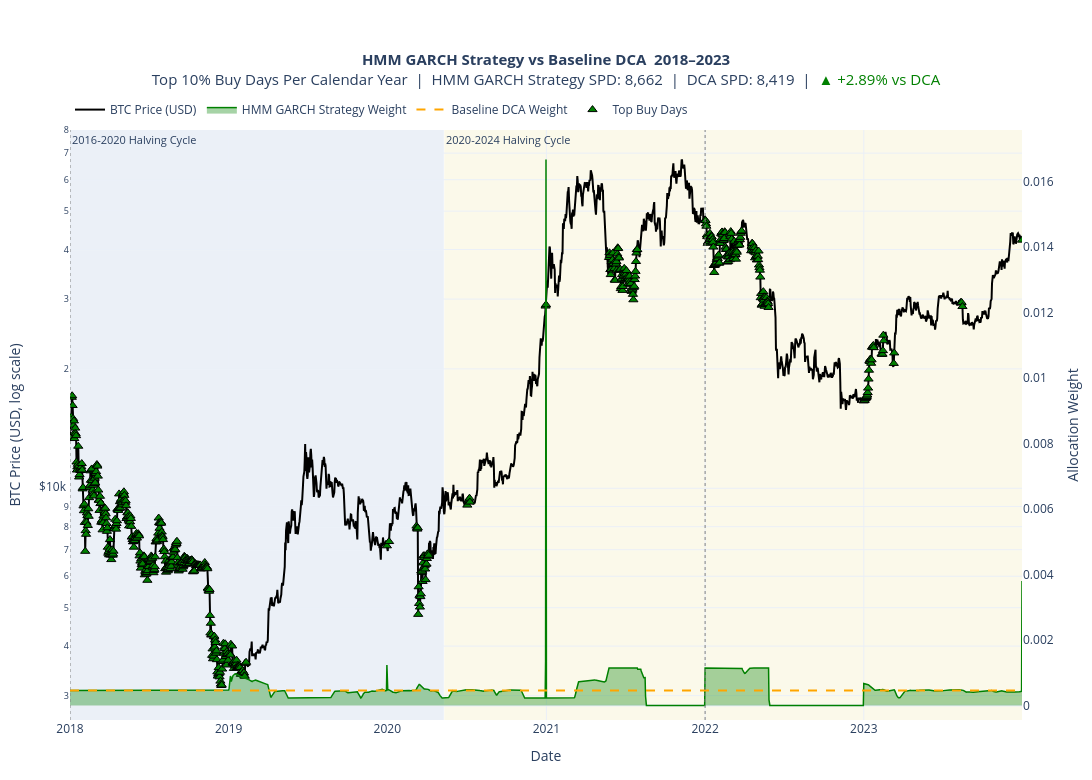

The cell this chart's notebook holds for it:
### Code cell
from stacksats import UniformStrategy, ComparisonConfig

hmm_yearly = []
uniform_yearly = []
uniform_strategy = UniformStrategy()

for year in range(2018, 2024):
    hmm = strategy_utils.export_one_year(hmm2, btc_df_pl, year, runner)
    if hmm is not None:
        hmm_yearly.append(hmm)

    uniform_result = strategy_utils.export_one_year(uniform_strategy, btc_df_pl, year, runner)
    if uniform_result is not None:
        uniform_yearly.append(uniform_result)

print("HMM-GARCH valid yearly exports:", len(hmm_yearly))
print("Uniform valid yearly exports:", len(uniform_yearly))
if not hmm_yearly:
    raise ValueError("No valid HMM-GARCH exports were produced.")

if not uniform_yearly:
    raise ValueError("No valid Uniform exports were produced.")

hmm_all = pl.concat(hmm_yearly).rename({"weight": "hmm_weight_raw"})
uniform_all = pl.concat(uniform_yearly).rename({"weight": "baseline_weight_raw"})

print("HMM-GARCH combined rows:", hmm_all.height)
print("Uniform combined rows:", uniform_all.height)
merged = (
    hmm_all
    .select(["date", "price_usd", "hmm_weight_raw"])
    .join(
        uniform_all.select(["date", "baseline_weight_raw"]),
        on="date",
        how="inner"
    )
    .sort("date")
)

print("Merged rows:", merged.height)

merged.head()
hmm_sum = merged["hmm_weight_raw"].sum()
uniform_sum = merged["baseline_weight_raw"].sum()

merged = merged.with_columns([
    (pl.col("hmm_weight_raw") / hmm_sum).alias("hmm_weight"),
    (pl.col("baseline_weight_raw") / uniform_sum).alias("baseline_weight"),
])

print("HMM-GARCH normalized weight sum:", merged["hmm_weight"].sum())
print("Uniform normalized weight sum:", merged["baseline_weight"].sum())
total_budget_usd = 1000.0

merged = merged.with_columns([
    (pl.col("hmm_weight") * total_budget_usd).alias("hmm_usd"),
    (pl.col("baseline_weight") * total_budget_usd).alias("baseline_usd"),
])

merged = merged.with_columns([
    (pl.col("hmm_usd") / pl.col("price_usd")).alias("btc_accum_hmm"),
    (pl.col("baseline_usd") / pl.col("price_usd")).alias("btc_accum_baseline"),
])

merged = merged.with_columns([
    (pl.col("btc_accum_hmm") * 100_000_000).alias("sats_accum_hmm"),
    (pl.col("btc_accum_baseline") * 100_000_000).alias("sats_accum_baseline"),
])

merged = merged.with_columns([
    (pl.col("sats_accum_hmm") / pl.col("hmm_usd")).alias("sats_per_dollar_hmm"),
    (pl.col("sats_accum_baseline") / pl.col("baseline_usd")).alias("sats_per_dollar_baseline"),
])

total_dynamic_btc = merged["btc_accum_hmm"].sum()
total_baseline_btc = merged["btc_accum_baseline"].sum()

sats_per_dollar_dynamic = (total_dynamic_btc / total_budget_usd) * 100_000_000
sats_per_dollar_baseline = (total_baseline_btc / total_budget_usd) * 100_000_000

pct_diff_vs_baseline = (
    (total_dynamic_btc - total_baseline_btc) / total_baseline_btc
) * 100

performance_label = "better" if pct_diff_vs_baseline > 0 else "worse"

print(f"Total BTC accumulated, hmm: {total_dynamic_btc:.6f}")
print(f"Total BTC accumulated, Uniform: {total_baseline_btc:.6f}")
print(f"Sats per dollar, hmm: {sats_per_dollar_dynamic:.2f}")
print(f"Sats per dollar, Uniform: {sats_per_dollar_baseline:.2f}")
print(f"hmm performed {abs(pct_diff_vs_baseline):.2f}% {performance_label} than Uniform")
def assign_cycle_label(date):
    for cycle in plots.calendar_cycles:
        start = pd.to_datetime(cycle["start"])
        end = pd.to_datetime(cycle["end"])
        if start <= date <= end:
            return cycle["label"]
    return "Outside cycle"


plot_df = merged.to_pandas()
plot_df["date"] = pd.to_datetime(plot_df["date"])
plot_df["year"] = plot_df["date"].dt.year
plot_df["cycle_label"] = plot_df["date"].apply(assign_cycle_label)

plot_df.head()
top_buy_points_list = []

for year, year_df in plot_df.groupby("year"):
    threshold = year_df["hmm_weight"].quantile(0.90)

    top_year_df = year_df[year_df["hmm_weight"] >= threshold].copy()
    top_year_df["top_buy_threshold_year"] = threshold

    top_buy_points_list.append(top_year_df)

top_buy_points = pd.concat(top_buy_points_list, ignore_index=True)

top_buy_points = top_buy_points.sort_values(
    ["year", "hmm_weight"],
    ascending=[True, False]
)

print("Top buy points:", len(top_buy_points))
top_buy_points[["date", "year", "price_usd", "hmm_weight", "top_buy_threshold_year"]].head()

cols = plots.StrategyColumns(
    weight="hmm_weight",
    spd="sats_per_dollar_hmm",
    sats_accum="sats_accum_hmm",
)

# Full period
full_plot = plots.plot_strategy_full_period(plot_df, cols, "HMM GARCH Strategy", ("2018-01-01", "2023-12-31"))
plt.show()

### Figure 1 — Plotly figure (JSON) as saved in the notebook; plotly's stock layout.template omitted (floating-point values rounded to 4 significant figures; data arrays with more than 128 entries replaced by an {"elided": "..."} marker saying what was removed)
{"data": [{"customdata": {"elided": "2190x8 mixed values"}, "hovertemplate": "<b>Date</b>: %{x|%Y-%m-%d}<br><b>Year</b>: %{customdata[0]}<br><b>Cycle</b>: %{customdata[1]}<br><b>BTC Price</b>: $%{y:,.2f}<br><b>HMM GARCH Strategy Weight</b>: %{customdata[2]:.8f}<br><b>DCA Weight</b>: %{customdata[3]:.8f}<br><b>HMM GARCH Strategy sats/$</b>: %{customdata[4]:,.2f}<br><b>DCA sats/$</b>: %{customdata[5]:,.2f}<br><b>HMM GARCH Strategy sats accum.</b>: %{customdata[6]:,.2f}<br><b>DCA sats accum.</b>: %{customdata[7]:,.2f}<extra></extra>", "line": {"color": "black", "width": 2}, "mode": "lines", "name": "BTC Price (USD)", "type": "scatter", "x": {"elided": "2190 str values"}, "y": {"elided": "2190 float values"}, "yaxis": "y"}, {"customdata": {"elided": "2190x5 mixed values"}, "fill": "tozeroy", "fillcolor": "rgba(0, 128, 0, 0.35)", "hovertemplate": "<b>Date</b>: %{x|%Y-%m-%d}<br><b>Year</b>: %{customdata[0]}<br><b>Cycle</b>: %{customdata[1]}<br><b>HMM GARCH Strategy Weight</b>: %{y:.8f}<br><b>BTC Price</b>: $%{customdata[2]:,.2f}<br><b>HMM GARCH Strategy sats/$</b>: %{customdata[3]:,.2f}<br><b>HMM GARCH Strategy sats accum.</b>: %{customdata[4]:,.2f}<extra></extra>", "line": {"color": "green", "width": 1.5}, "mode": "lines", "name": "HMM GARCH Strategy Weight", "type": "scatter", "x": {"elided": "2190 str values"}, "y": {"elided": "2190 float values"}, "yaxis": "y2"}, {"customdata": {"elided": "2190x5 mixed values"}, "hovertemplate": "<b>Date</b>: %{x|%Y-%m-%d}<br><b>Year</b>: %{customdata[0]}<br><b>Cycle</b>: %{customdata[1]}<br><b>DCA Weight</b>: %{y:.8f}<br><b>BTC Price</b>: $%{customdata[2]:,.2f}<br><b>DCA sats/$</b>: %{customdata[3]:,.2f}<br><b>DCA sats accum.</b>: %{customdata[4]:,.2f}<extra></extra>", "line": {"color": "orange", "dash": "dash", "width": 2}, "mode": "lines", "name": "Baseline DCA Weight", "type": "scatter", "x": {"elided": "2190 str values"}, "y": {"elided": "2190 float values"}, "yaxis": "y2"}, {"customdata": {"elided": "668x3 float values"}, "hovertemplate": "<b>Top Buy Date</b>: %{x|%Y-%m-%d}<br><b>Year</b>: %{customdata[0]}<br><b>BTC Price</b>: $%{y:,.2f}<br><b>HMM GARCH Strategy Weight</b>: %{customdata[1]:.8f}<br><b>Year Threshold</b>: %{customdata[2]:.8f}<extra></extra>", "marker": {"color": "green", "line": {"color": "black", "width": 1}, "size": 8, "symbol": "triangle-up"}, "mode": "markers", "name": "Top Buy Days", "type": "scatter", "x": {"elided": "668 str values"}, "y": {"elided": "668 float values"}, "yaxis": "y"}], "layout": {"annotations": [{"font": {"size": 11}, "showarrow": false, "text": "2016-2020 Halving Cycle", "x": "2018-01-01T00:00:00", "xanchor": "left", "xref": "x", "y": 1, "yanchor": "top", "yref": "y domain"}, {"font": {"size": 11}, "showarrow": false, "text": "2020-2024 Halving Cycle", "x": "2020-05-11T00:00:00", "xanchor": "left", "xref": "x", "y": 1, "yanchor": "top", "yref": "y domain"}], "height": 780, "hovermode": "x unified", "legend": {"orientation": "h", "x": 0, "xanchor": "left", "y": 1.01, "yanchor": "bottom"}, "margin": {"b": 60, "l": 70, "r": 70, "t": 130}, "shapes": [{"fillcolor": "rgba(176, 196, 222, 0.25)", "layer": "below", "line": {"width": 0}, "opacity": 1, "type": "rect", "x0": "2018-01-01T00:00:00", "x1": "2020-05-10T00:00:00", "xref": "x", "y0": 0, "y1": 1, "yref": "y domain"}, {"fillcolor": "rgba(238, 232, 170, 0.25)", "layer": "below", "line": {"width": 0}, "opacity": 1, "type": "rect", "x0": "2020-05-11T00:00:00", "x1": "2023-12-31T00:00:00", "xref": "x", "y0": 0, "y1": 1, "yref": "y domain"}, {"line": {"color": "gray", "dash": "dot", "width": 1}, "type": "line", "x0": "2010-08-16T00:00:00", "x1": "2010-08-16T00:00:00", "xref": "x", "y0": 0, "y1": 1, "yref": "y domain"}, {"line": {"color": "gray", "dash": "dot", "width": 1}, "type": "line", "x0": "2014-01-01T00:00:00", "x1": "2014-01-01T00:00:00", "xref": "x", "y0": 0, "y1": 1, "yref": "y domain"}, {"line": {"color": "gray", "dash": "dot", "width": 1}, "type": "line", "x0": "2018-01-01T00:00:00", "x1": "2018-01-01T00:00:00", "xref": "x", "y0": 0, "y1": 1, "yref": "y domain"}, {"line": {"color": "gray", "dash": "dot", "width": 1}, "type": "line", "x0": "2022-01-01T00:00:00", "x1": "2022-01-01T00:00:00", "xref": "x", "y0": 0, "y1": 1, "yref": "y domain"}], "title": {"font": {"size": 15}, "text": "<b>HMM GARCH Strategy vs Baseline DCA  2018–2023</b><br>Top 10% Buy Days Per Calendar Year  |  HMM GARCH Strategy SPD: 8,662  |  DCA SPD: 8,419  |  <span style='color:green;'>▲ +2.89% vs DCA</span>", "x": 0.5}, "width": 1450, "xaxis": {"range": ["2018-01-01T00:00:00", "2023-12-31T00:00:00"], "showgrid": true, "title": {"text": "Date"}}, "yaxis": {"showgrid": true, "side": "left", "tickprefix": "$", "title": {"text": "BTC Price (USD, log scale)"}, "type": "log"}, "yaxis2": {"overlaying": "y", "showgrid": false, "side": "right", "title": {"text": "Allocation Weight"}}}}
